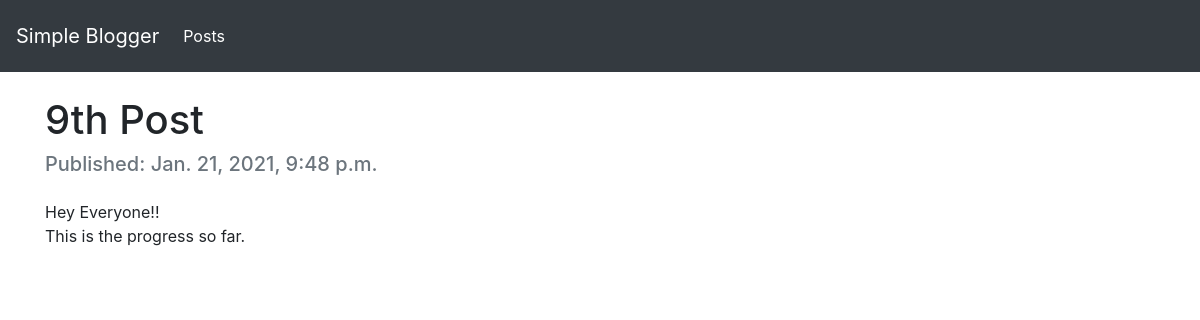
Screenshot of /blog/post/9 with the database file from the repository.
### blog/models.py (models this page shows, shortened)
class Post(models.Model):
    author          = models.ForeignKey('auth.User', on_delete=models.CASCADE)
    title           = models.CharField(max_length=150)
    text            = models.TextField()
    created_date    = models.DateTimeField(default=timezone.now)
    published_date  = models.DateTimeField(blank=True, null=True)

### blog/views.py (the view)
# urls.py: path('post/<int:pk>', post_detail, name='post_detail'),
def post_detail(request, pk):
    post = get_object_or_404(Post, pk=pk)
    stuff_for_frontend = {'post': post}
    return render(request, 'blog/post_detail.html', stuff_for_frontend)

### blog/templates/blog/post_detail.html (shortened to what this page needs)
{% extends "index.html" %}
{% block content %}
<div class="container mt-4">
    <div class="d-flex text-center">
        <h1 class="page-header text-center">{{post.title}}</h1>
    </div>
    {% if post.published_date %}
        <h5 class="mb-2 text-muted">Published: {{post.published_date}}</h5>
    {% endif %}
    <p class="mt-4">{{post.text|linebreaksbr}}</p>
</div>
{% endblock %}

### rows the page displays
Post: title "9th Post", published_date "Jan. 21, 2021, 9:48 p.m.", text "Hey Everyone!! This is the progress so far."
